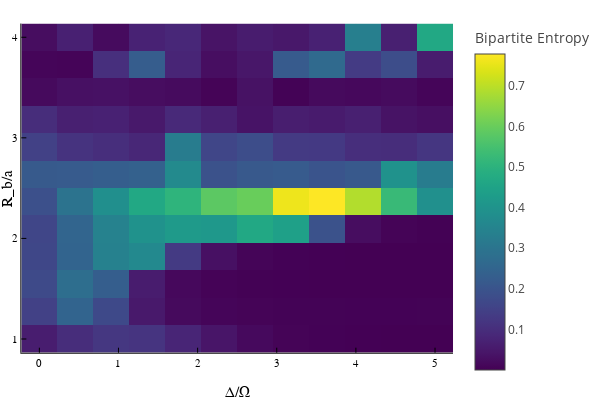

Source (notebook cell):
### Code cell
plotlyjs()
N=9
resolution=12
separation_assumption=2
sites = siteinds("S=1/2", N)
psi0 = MPS(sites, ["Dn" for i = 1:N])
# psi0 = randomMPS(sites; linkdims=50)
plot(stand(N, resolution, separation_assumption, 1, 4, 5, psi0, sites, false))

### Figure 1 — Plotly figure (JSON) as saved in the notebook; plotly's stock layout.template omitted (floating-point values rounded to 4 significant figures; data arrays with more than 128 entries replaced by an {"elided": "..."} marker saying what was removed)
{"data": [{"colorbar": {"title": "Bipartite Entropy"}, "colorscale": {"elided": "256x2 mixed values"}, "hoverinfo": "text", "name": "y1", "showlegend": false, "showscale": true, "text": {"elided": "12x12 str values"}, "type": "heatmap", "x": [-0.2273, 0.2273, 0.6818, 1.136, 1.591, 2.045, 2.5, 2.955, 3.409, 3.864, 4.318, 4.773, 5.227], "xaxis": "x", "y": [0.8636, 1.136, 1.409, 1.682, 1.955, 2.227, 2.5, 2.773, 3.045, 3.318, 3.591, 3.864, 4.136], "yaxis": "y", "z": {"elided": "12x12 float values"}, "zmax": 0.7786, "zmin": 0.0001417}], "layout": {"annotations": [], "height": 400, "legend": {"bgcolor": "rgba(255, 255, 255, 1.000)", "bordercolor": "rgba(0, 0, 0, 1.000)", "borderwidth": 1, "font": {"color": "rgba(0, 0, 0, 1.000)", "family": "sans-serif", "size": 11}, "title": {"font": {"color": "rgba(0, 0, 0, 1.000)", "family": "sans-serif", "size": 15}, "text": ""}, "tracegroupgap": 0, "traceorder": "normal", "x": 1, "xanchor": "auto", "y": 1, "yanchor": "auto"}, "margin": {"b": 20, "l": 0, "r": 0, "t": 20}, "paper_bgcolor": "rgba(255, 255, 255, 1.000)", "plot_bgcolor": "rgba(255, 255, 255, 1.000)", "showlegend": true, "width": 600, "xaxis": {"anchor": "y", "domain": [0.04684, 0.9934], "gridcolor": "rgba(0, 0, 0, 0.100)", "gridwidth": 0.5, "linecolor": "rgba(0, 0, 0, 1.000)", "mirror": false, "range": [-0.2273, 5.227], "showgrid": true, "showline": true, "showticklabels": true, "tickangle": 0, "tickcolor": "rgb(0, 0, 0)", "tickfont": {"color": "rgba(0, 0, 0, 1.000)", "family": "sans-serif", "size": 11}, "tickmode": "array", "ticks": "inside", "ticktext": ["0", "1", "2", "3", "4", "5"], "tickvals": [0, 1, 2, 3, 4, 5], "title": "Δ/Ω", "titlefont": {"color": "rgba(0, 0, 0, 1.000)", "family": "sans-serif", "size": 15}, "type": "-", "visible": true, "zeroline": false, "zerolinecolor": "rgba(0, 0, 0, 1.000)"}, "yaxis": {"anchor": "x", "domain": [0.07581, 0.9902], "gridcolor": "rgba(0, 0, 0, 0.100)", "gridwidth": 0.5, "linecolor": "rgba(0, 0, 0, 1.000)", "mirror": false, "range": [0.8636, 4.136], "showgrid": true, "showline": true, "showticklabels": true, "tickangle": 0, "tickcolor": "rgb(0, 0, 0)", "tickfont": {"color": "rgba(0, 0, 0, 1.000)", "family": "sans-serif", "size": 11}, "tickmode": "array", "ticks": "inside", "ticktext": ["1", "2", "3", "4"], "tickvals": [1, 2, 3, 4], "title": "R_b/a", "titlefont": {"color": "rgba(0, 0, 0, 1.000)", "family": "sans-serif", "size": 15}, "type": "-", "visible": true, "zeroline": false, "zerolinecolor": "rgba(0, 0, 0, 1.000)"}}}
